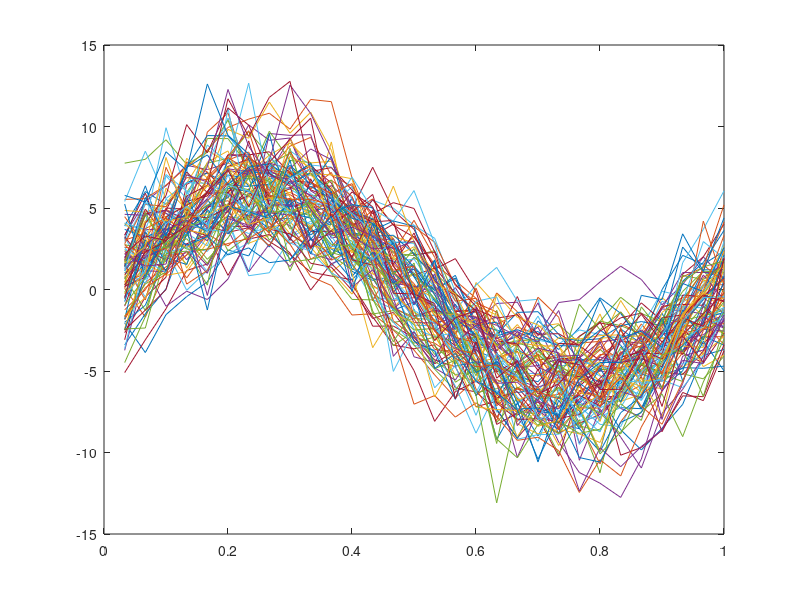

Write the MATLAB code that produced this figure. (Note: this script raises an error after producing the figure.)
%% Testing KFClustering using 2 group fme examples
%  Adding the following folders to the path:
%   -FTSC

%% Clear
clear;
clc;

rng(1)                                       % control the randomness

%% Simulation data
m = 30;                                       % number of observations
t = (1:m)/m;
p = 1;                                        % # of fixed effects
q = 1;                                        % # of random effects

nClusters = 2;

% group 1:
n1 = 50;                                      % # of subjects
sigma_e1 = 1;                                 % variance of white noise
d1 = 2*(p+n1*q);                              % dimension of states
realFixedEffect1 = 5*sin(2*pi*t);             % p-by-m
realRandomEffect1 = randn(n1,4)*[cos(2*pi*t);cos(4*pi*t);...
                               cos(6*pi*t);ones(1,m)];                           
Y1 = repmat(realFixedEffect1, [n1,1]) + realRandomEffect1 ... 
    + sqrt(sigma_e1)*randn(n1,m);

% group 2:
n2 = 50;                                      % # of subjects
sigma_e2 = 2;                                 % variance of white noise
d2 = 2*(p+n2*q);                              % dimension of states
realFixedEffect2 = 7*sin(2*pi*t);             % p-by-m
realRandomEffect2 = randn(n2,4)*[cos(2*pi*t);cos(4*pi*t);...
                               cos(6*pi*t);ones(1,m)];
Y2 = repmat(realFixedEffect2, [n2,1]) + realRandomEffect2 ... 
    + sqrt(sigma_e2)*randn(n2,m);


dataset = [Y1; Y2];

realClusterIDs = [ones(n1,1); 2*ones(n2,1)];

plot(t, dataset');

%% kmeans

ClusterIDs_kmeans = kmeans(dataset, nClusters);

%% KFClustering and ShouldStop

fixedArray = ones(1,p);
randomArray = ones(1,q);
MAX_LOOP = 100;

tic
[ ClusterIDs_KF, ClusterMembers, Theta] = ...
    KFClustering(dataset, t, nClusters, ...
                fixedArray, randomArray, MAX_LOOP);
toc



                 


